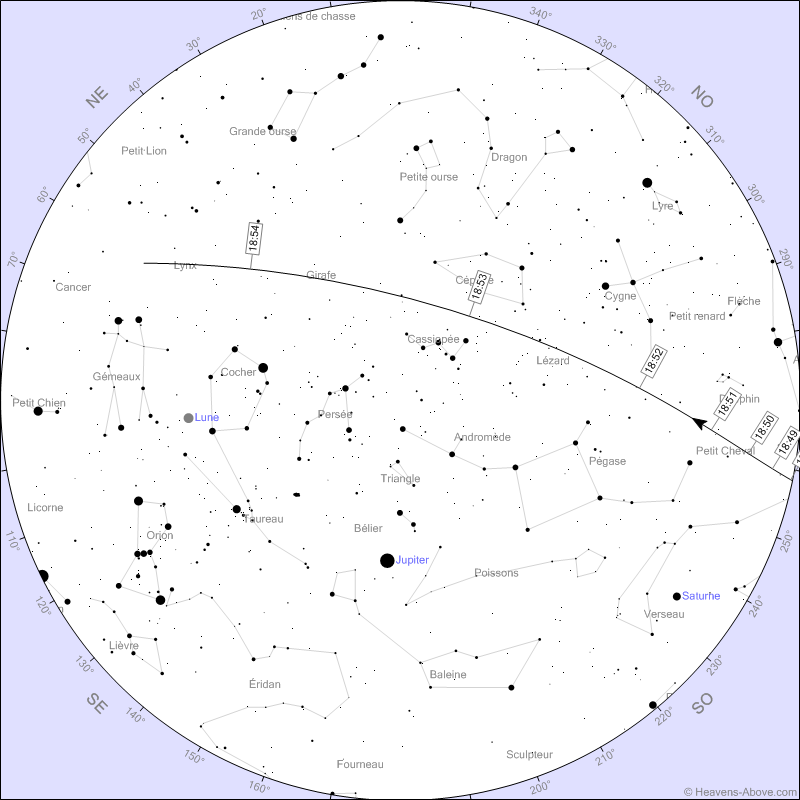
#> input picture HeavensAbove.png, 800 x 800 px, given in place of Panorama.png, which was not available; the run also reads 1 picture not shown here
$ jupyter execute PlotSkyChart.ipynb   (text cells are left out)
#> lines starting #> are read from the running program, lines starting #| are printed output that depends on the picture; pictures that were not available may be replaced by others from this repository, and a replacement may not be noted
[cell 1]
# Importing librairies
import numpy as np
import matplotlib.pyplot as plt
import cv2

[cell 2]
# Loading base images
panorama = cv2.imread("Images/Panorama.png", cv2.IMREAD_UNCHANGED)
#> panorama is the input picture: shape (800, 800, 4); mean B, G, R, A 249.5, 243.1, 243.1, 255
skychart = cv2.imread("Images/HeavensAbove.png")
left_az = 0 #Azimuth of the left edge of panorama

# Displaying base images
plt.subplots(1,2,figsize=(18,8), gridspec_kw={'width_ratios': [2, 1]})
plt.subplot(121)
plt.imshow(panorama[:,:,[2,1,0,3]])
plt.subplot(122)
plt.imshow(skychart[:,:,::-1])
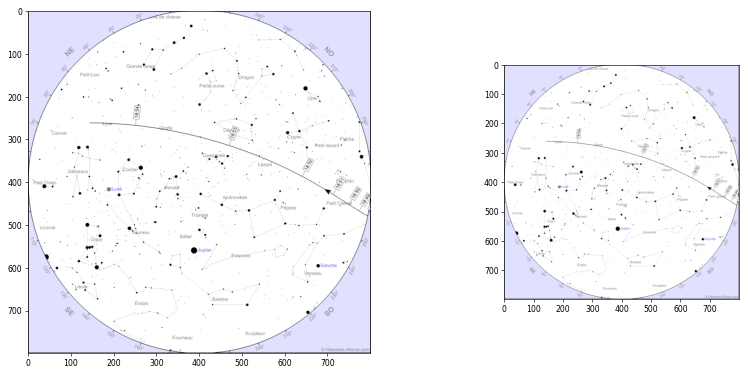
#> figure drawn by matplotlib, 2 panels

[cell 3]
def unfold_hemisphere(hemisphere, flat, alt_range=(0,90), left_az=0):
    # Unfold the hemisphere image (sky chart) and maps it to a flat image (panorama)
    # For each pixel of the flat image, it calculates the corresponding altitude and azimtuh corresponding
    # It then calculates the corresponding pixel in the hemisphere map
    # This function uses numpy to accelerate the calculations
    # flat : Image with altaz (90, left_az) at [0,0] and (-90, left_az+360) at [h,w]
#> called with alt_range = (0, 90), left_az = 0
    h,w,_ = flat.shape
#> h = 800; w = 800
    h_hemi,w_hemi,_ = hemisphere.shape
#> h_hemi = 800; w_hemi = 800
    alt_flat = np.linspace(alt_range[1], alt_range[0], h//2) # Altitudes range from 0° (h//2) to +90° (0)
    az_flat = np.linspace(left_az, left_az+360, w) # Azimuth range from -180° (0) to +180° (w)
#> az_flat = 800 values from 0 to 360
    AZ_flat, ALT_flat = np.meshgrid(az_flat, alt_flat) # Meshgrid of altitude and azimuth
    DIST_ALT = (90-ALT_flat)*w_hemi/180 # Calculates distance from center of hemisphere map
    AZ_RAD = AZ_flat*np.pi/180 # Calculates angle from center of hemisphere map
    X = w_hemi/2 - DIST_ALT*np.sin(AZ_RAD) # x coordinate in hemisphere map
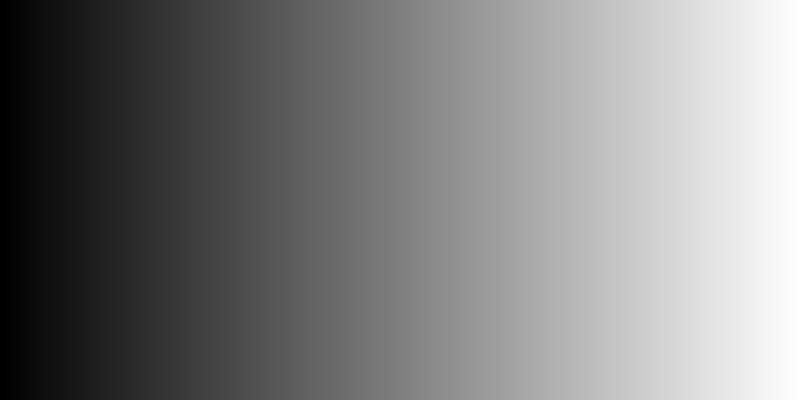
#> AZ_RAD: shape (400, 800) float64; min 0, max 6.28, mean 3.14; drawn with min black and max white
    Y = h_hemi/2 - DIST_ALT*np.cos(AZ_RAD) # y coordinate in hemisphere map
    J = np.clip(X.astype(int),0,w_hemi-1) # row index in hemisphere map
    I = np.clip(Y.astype(int),0,h_hemi-1) # col index in hemisphere map
    flat[:flat.shape[0]//2,:] = hemisphere[I,J] # Maps pixels from hemisphere to the flat image
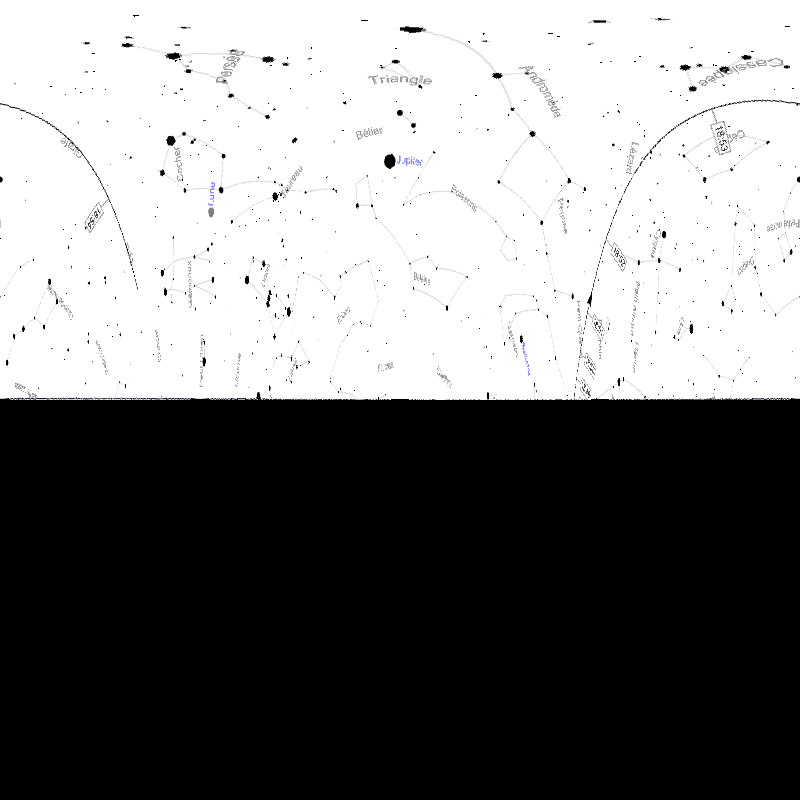
#> flat: shape (800, 800, 3); mean B, G, R 125.3, 125.3, 125.3

def fold_flat(flat, hemisphere, left_az=0):
    # Fold the flat image (panorama) and maps it to a hemisphere image (sky chart)
    # For each pixel of the hemisphere image, it calculates the corresponding altitude and azimtuh
    # It then calculates the corresponding pixel in the flat map
    # This function uses numpy to accelerate the calculations
    # flat : Image with altaz (90,-180) at [0,0] and (-90,180) at [h,w]
#> called with left_az = 0
    h,w,_ = flat.shape
#> h = 800; w = 800
    h_hemi,w_hemi,_ = hemisphere.shape
#> h_hemi = 800; w_hemi = 800
    x_hemi = np.arange(w_hemi) # x range in hemisphere
#> x_hemi = 800 values from 0 to 799
    y_hemi = np.arange(h_hemi) # y range in hemisphere
#> y_hemi = 800 values from 0 to 799
    X_hemi, Y_hemi = np.meshgrid(x_hemi, y_hemi) # Meshgrid of x and y
    AZ = np.arctan2(-X_hemi+w_hemi/2, -Y_hemi+h_hemi/2)*180/np.pi # Calculates azimuth from center of hemisphere map
    ALT = 90 - np.sqrt((X_hemi-w_hemi/2)**2+(Y_hemi-h_hemi/2)**2)*180/w_hemi # Calculates altitude from hemisphere map
    X_flat = w/2 + (AZ+180+left_az)*w/360 # x coordinate in flat map
    Y_flat = h/2 - ALT*h/180 # y coordinate in flat map
    J = X_flat.astype(int)%(w-1) # row index in flat map
    I = Y_flat.astype(int)%(h-1) # col index in flat map
    hemisphere[:,:,:] = flat[I,J] # Maps pixels from flat to hemisphere
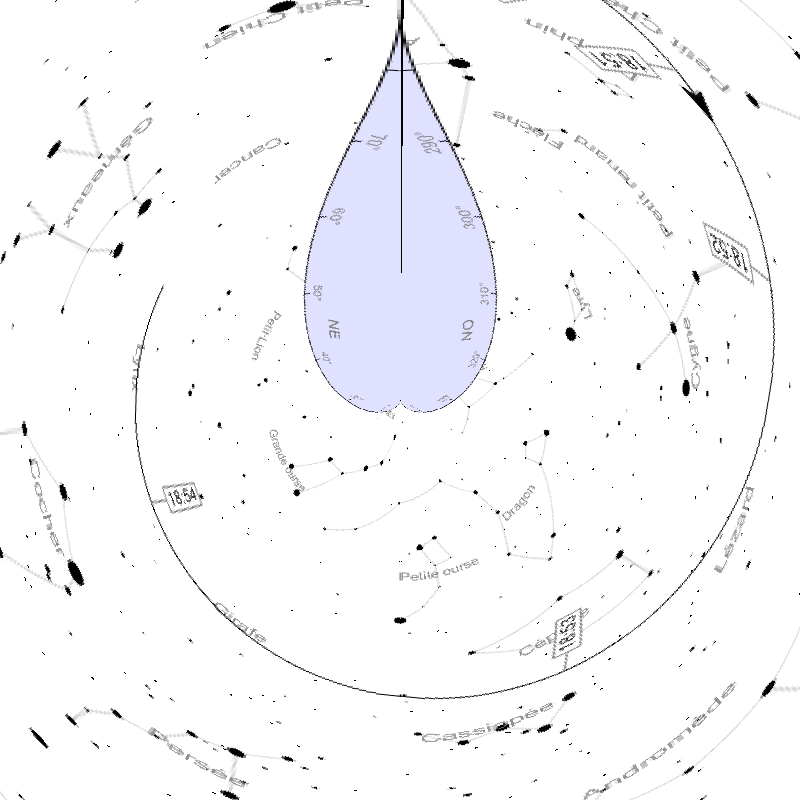
#> hemisphere: shape (800, 800, 4); mean B, G, R, A 250.1, 247.8, 247.8, 255

flat = np.zeros_like(panorama[:,:,[0,1,2]],dtype=np.uint8)
unfold_hemisphere(skychart,flat, left_az=left_az)

hemisphere = np.zeros((skychart.shape[0], skychart.shape[1], 4),dtype=np.uint8)
fold_flat(panorama,hemisphere, left_az=left_az)

plt.subplots(1,2,figsize=(18,8), gridspec_kw={'width_ratios': [2, 1]})
plt.subplot(121)
plt.imshow(flat[:,:,::-1])
plt.subplot(122)
plt.imshow(hemisphere[:,:,[2,1,0,3]])
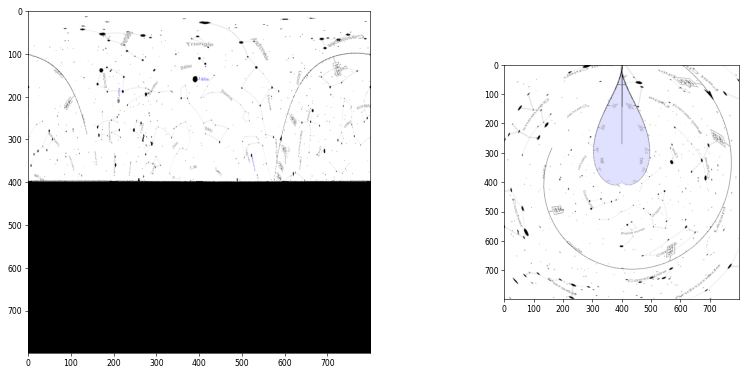
#> figure drawn by matplotlib, 2 panels

[cell 4]
def stack_horizon(panorama, flat, invert=True):
    # Stacks the flat unfolded hemipshere on the horizon panorama using the alpha channel
    # invert : Inverts the color of the sky chart
#> called with invert = True
    non_transparent = 255*(panorama[:,:,3]!=0).astype("uint8") # Finds non-transparent pixel in the panorama
#> non_transparent: shape (800, 800); every value is 255
    panorama_clean = panorama[:,:,[0,1,2]] # Removes alpha channel in the panorama
    panorama_clean = cv2.bitwise_and(panorama_clean, panorama_clean, mask=non_transparent) # Makes the previously transparent pixels black
    flat_clean = cv2.bitwise_and(flat, flat, mask=cv2.bitwise_not(non_transparent)) # Uses the horizon as a mask for the flat image
#> flat_clean: shape (800, 800, 3); every value is 0
    if invert: flat_clean = ~flat_clean # Inverts flat image
#> flat_clean: shape (800, 800, 3); every value is 255
    img = flat_clean+panorama_clean # Adds horizon and sky
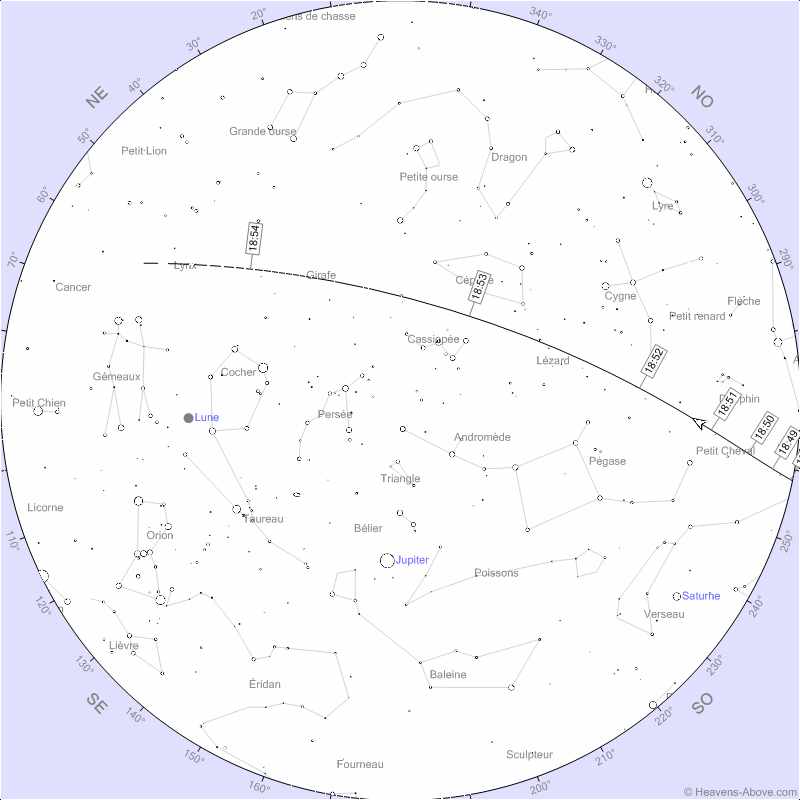
#> img: shape (800, 800, 3); mean B, G, R 250.7, 244.3, 244.3
    return img

flat_map = stack_horizon(panorama, flat, invert=True)
hemisphere_map = stack_horizon(hemisphere, skychart, invert=True)
cv2.imwrite("Output/Trace_Flat.png", flat_map)
cv2.imwrite("Output/Trace_Polar.png", hemisphere_map)
plt.subplots(1,2,figsize=(18,8), gridspec_kw={'width_ratios': [2, 1]})
plt.subplot(121)
plt.imshow(flat_map[:,:,::-1])
plt.subplot(122)
plt.imshow(hemisphere_map[:,:,::-1])
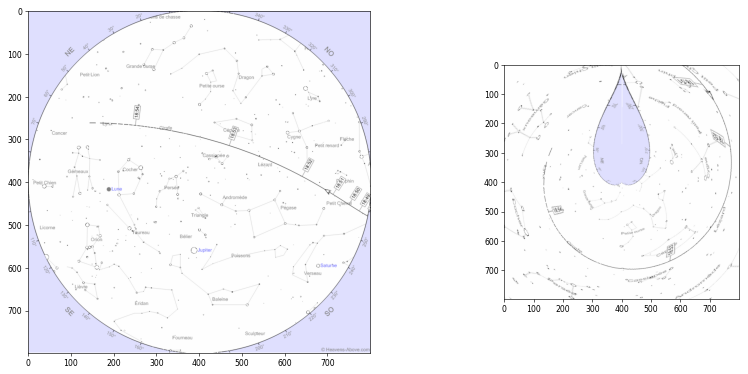
#> figure drawn by matplotlib, 2 panels
